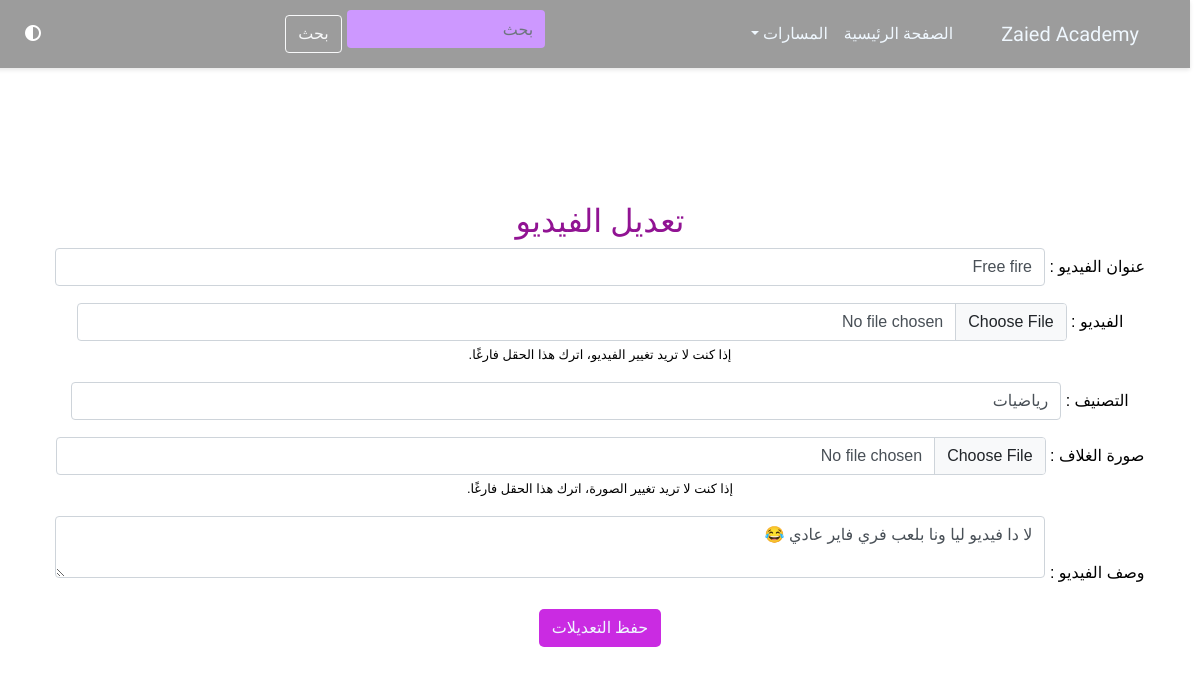
/edit-lesson/15/, run on the app's committed database.
### LP_app/models.py (models this page shows, shortened)
class Lesson(models.Model):
    teacher = models.ForeignKey(Teachers, on_delete=models.CASCADE, null=True, blank=False)
    title = models.CharField(max_length=200, null=True, blank=True)
    discrebtion = models.TextField(null=True, blank=True)
    lesson = models.FileField(upload_to='lessons', null=True, blank=True)
    category = models.ForeignKey(Category, on_delete=models.CASCADE)
    thumnale_image = models.ImageField(upload_to='thumnales', null=True, blank=True)
    added_date = models.DateTimeField(auto_now_add=True, null=True, blank=True)
    views = models.PositiveIntegerField(default=0)  # حقل عدد المشاهدات

class Category(models.Model):
    name = models.CharField(max_length=200)
    image = models.ImageField(upload_to='cat_images', null=True, blank=False)

### LP_app/views.py (the view, shortened to what this page needs)
# urls.py: path('edit-lesson/<int:pk>/', views.edit_lesson, name='edit_lesson'),
def edit_lesson(request, pk):
    lesson = get_object_or_404(Lesson, pk=pk)
    categories = Category.objects.all()
    context = {
        'lesson': lesson,
        'categories': categories,
    }
    return render(request, 'LP_app/edit_lesson.html', context)

### templates/LP_app/edit_lesson.html (shortened to what this page needs)
{% extends 'base.html' %}
{% block content %}
<h2 class="d-flex justify-content-center" style="color: #911393;">تعديل الفيديو</h2>
<form method="POST" enctype="multipart/form-data">
    <div class="form-group">
        <label for="title">عنوان الفيديو :</label>
        <input type="text" class="form-control" id="title" name="title" value="{{ lesson.title }}">
    </div>
    <div class="form-group">
        <label for="lesson">الفيديو :</label>
        <input type="file" class="form-control" id="lesson" name="lesson"><br>
        <small>إذا كنت لا تريد تغيير الفيديو، اترك هذا الحقل فارغًا.</small>
    </div>
    <div class="form-group">
        <label for="category">التصنيف :</label>
        <select class="form-control" id="category" name="category">
            {% for category in categories %}
            <option value="{{ category.id }}" {% if category.id == lesson.category.id %}selected{% endif %}>{{ category.name }}</option>
            {% endfor %}
        </select>
    </div>
    <div class="form-group">
        <label for="thumnale_image">صورة الغلاف :</label>
        <input type="file" class="form-control" id="thumnale_image" name="thumnale_image"><br>
        <small>إذا كنت لا تريد تغيير الصورة، اترك هذا الحقل فارغًا.</small>
    </div>
    <div class="form-group">
        <label for="discrebtion">وصف الفيديو :</label>
        <textarea class="form-control" id="discrebtion" name="discrebtion">{{ lesson.discrebtion }}</textarea>
    </div>
    <button type="submit" class="btn" style="background-color: rgb(202, 43, 226); font-size: 1em; font-family: 'Almarai', sans-serif; color:aliceblue; border-radius: 5px;">حفظ التعديلات</button>
</form>
{% endblock %}

### static/css/style.css (style rules this page uses)
body { transition: background-color 0.3s, color 0.3s; font-family: "Almarai", sans-serif; padding: 10px; }
body.light-theme { background-color: rgb(255, 255, 255); color: #000000; }
body { margin: 0; font-family: 'Arial', sans-serif; background-color: #ffffff; color: #333333; text-align: center; }
button { position: relative; padding: 10px 20px; border: none; border-radius: 50px; font-size: 2em; cursor: pointer; font-family: "Almarai", sans-serif; }
h1,h2,h3,h4,h5,h6,p { font-family: "Almarai", sans-serif; }

### templates/LP_app/edit_lesson.html (style rules this page uses)
.form-control { display: inline-block; width: calc(100% - 120px); }

### data on the page
Lesson: title "Free fire", category "رياضيات", discrebtion "لا دا فيديو ليا ونا بلعب فري فاير عادي 😂"
